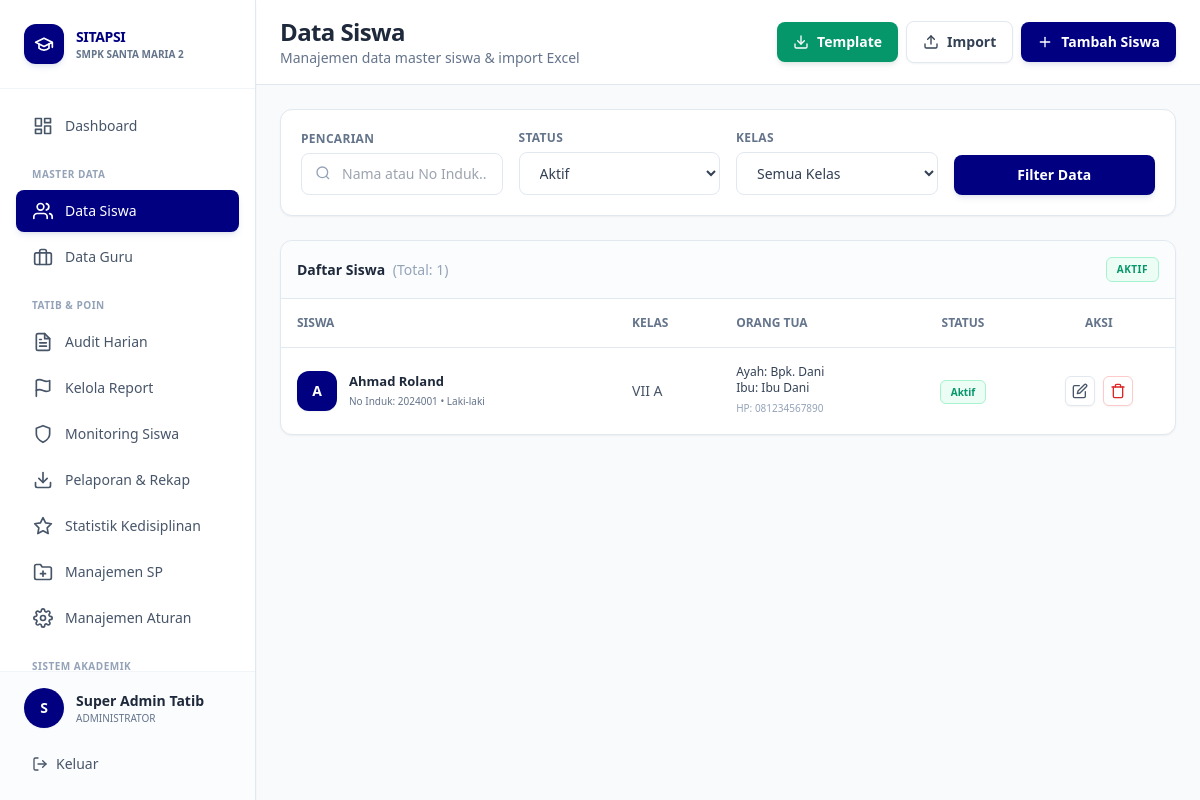
The app's page /views/admin/data_siswa.php (signed in) with its own data.
### tables this page shows
CREATE TABLE tb_anggota_kelas (
    id_anggota BIGINT AUTO_INCREMENT PRIMARY KEY,
    no_induk VARCHAR(50) NOT NULL, 
    id_kelas INT NOT NULL,
    id_tahun INT NOT NULL,
    
     
    poin_kelakuan INT DEFAULT 0,
    poin_kerajinan INT DEFAULT 0,
    poin_kerapian INT DEFAULT 0,
    
    total_poin_umum INT DEFAULT 0,  
    
     
    status_sp_kelakuan ENUM('Aman', 'SP1', 'SP2', 'SP3', 'Sanksi oleh Sekolah') DEFAULT 'Aman',
    status_sp_kerajinan ENUM('Aman', 'SP1', 'SP2', 'SP3', 'Sanksi oleh Sekolah') DEFAULT 'Aman',
    status_sp_kerapian ENUM('Aman', 'SP1', 'SP2', 'SP3', 'Sanksi oleh Sekolah') DEFAULT 'Aman',
    
     
    status_sp_terakhir ENUM('Aman', 'SP1', 'SP2', 'SP3', 'Sanksi oleh Sekolah') DEFAULT 'Aman',
    
     
    status_reward ENUM('None', 'Kandidat Reward Semester','Kandidat Sertifikat') DEFAULT 'None',
    
    FOREIGN KEY (no_induk) REFERENCES tb_siswa(no_induk) ON DELETE CASCADE,
    FOREIGN KEY (id_kelas) REFERENCES tb_kelas(id_kelas),
    FOREIGN KEY (id_tahun) REFERENCES tb_tahun_ajaran(id_tahun)
);

CREATE TABLE tb_siswa (
    no_induk VARCHAR(50) PRIMARY KEY,
    nama_siswa VARCHAR(100) NOT NULL,
    jenis_kelamin ENUM('L', 'P') NOT NULL,
    kota VARCHAR(100),
    tanggal_lahir DATE,
    alamat TEXT,
    nama_ayah VARCHAR(150),
    pekerjaan_ayah VARCHAR(100),
    nama_ibu VARCHAR(150),
    pekerjaan_ibu VARCHAR(100),
    no_hp_ortu VARCHAR(15),  
    id_ortu INT NULL,  
    status_aktif ENUM('Aktif', 'Lulus', 'Keluar', 'Dikeluarkan') DEFAULT 'Aktif'
);

CREATE TABLE tb_kelas (
    id_kelas INT AUTO_INCREMENT PRIMARY KEY,
    nama_kelas VARCHAR(10) NOT NULL,  
    tingkat INT NOT NULL  
);

### config/database.php (called while the page is built, shortened)
<?php
function getDBConnection() {
    static $pdo = null;
    if ($pdo === null) {
        try {
            $dsn = "mysql:host=" . DB_HOST . ";dbname=" . DB_NAME . ";charset=" . DB_CHARSET;
            $options = [
                PDO::ATTR_ERRMODE            => PDO::ERRMODE_EXCEPTION,
                PDO::ATTR_DEFAULT_FETCH_MODE => PDO::FETCH_ASSOC,
                PDO::ATTR_EMULATE_PREPARES   => false,
                PDO::MYSQL_ATTR_INIT_COMMAND => "SET NAMES " . DB_CHARSET
            ];
            $pdo = new PDO($dsn, DB_USER, DB_PASS, $options);
        } catch (PDOException $e) {
            error_log("Database Connection Error: " . $e->getMessage());
            die("Koneksi database gagal. Silakan hubungi administrator.");
        }
    }
    return $pdo;
}
function executeQuery($sql, $params = []) {
    $pdo = getDBConnection();
    $stmt = $pdo->prepare($sql);
    $stmt->execute($params);
    return $stmt;
}
function fetchOne($sql, $params = []) {
    $stmt = executeQuery($sql, $params);
    return $stmt->fetch();
}
function fetchAll($sql, $params = []) {
    $stmt = executeQuery($sql, $params);
    return $stmt->fetchAll();
}
?>

### views/admin/data_siswa.php (the view, shortened to what this page needs)
<?php
require_once '../../config/database.php';
$search = $_GET['search'] ?? '';
$filter_status = $_GET['status'] ?? 'Aktif';
$tahun_aktif = fetchOne("
    SELECT id_tahun FROM tb_tahun_ajaran WHERE status = 'Aktif' LIMIT 1
");
$sql = "
    SELECT
        s.no_induk,
        s.nama_siswa,
        s.jenis_kelamin,
        s.nama_ayah,
        s.nama_ibu,
        s.no_hp_ortu,
        s.status_aktif,
        k.nama_kelas,
        k.id_kelas,
        a.id_anggota
    FROM tb_siswa s
    LEFT JOIN tb_anggota_kelas a ON (
        a.no_induk = s.no_induk
        AND a.id_tahun = :id_tahun
        AND a.id_anggota = (
            SELECT MAX(a2.id_anggota)
            FROM tb_anggota_kelas a2
            WHERE a2.no_induk = s.no_induk
            AND a2.id_tahun = a.id_tahun
        )
    )
    LEFT JOIN tb_kelas k ON a.id_kelas = k.id_kelas
    WHERE s.status_aktif = :status
";
$params = [
    'id_tahun' => $tahun_aktif['id_tahun'],
    'status' => $filter_status
];
$sql .= " ORDER BY s.nama_siswa";
$siswa_list = fetchAll($sql, $params);
$btn_primary = "px-4 py-2.5 bg-[#000080] text-white text-sm font-semibold rounded-lg shadow-md shadow-blue-900/10 hover:bg-blue-900 transition-all flex items-center justify-center";
$btn_outline = "px-4 py-2.5 bg-white border border-[#E2E8F0] text-slate-700 text-sm font-semibold rounded-lg shadow-sm hover:bg-slate-50 transition-all flex items-center justify-center";
$btn_success = "px-4 py-2.5 bg-emerald-600 text-white text-sm font-semibold rounded-lg shadow-md shadow-emerald-900/10 hover:bg-emerald-700 transition-all flex items-center justify-center";
$input_class = "w-full px-4 py-2.5 border border-[#E2E8F0] rounded-lg focus:outline-none focus:ring-2 focus:ring-[#000080]/20 focus:border-[#000080] text-sm text-slate-700 bg-white transition-all";
$label_class = "block text-xs font-bold text-slate-500 mb-1.5 uppercase tracking-wide";
$card_class = "bg-white border border-[#E2E8F0] rounded-xl shadow-sm";
?>
<!DOCTYPE html>
<html lang="id">
<head>
    <script src="https://cdn.tailwindcss.com"></script>
</head>
<body class="bg-[#F8FAFC]">
<div class="flex h-screen overflow-hidden">
    <?php include '../../includes/sidebar_admin.php'; ?>
    <div class="flex-1 overflow-auto lg:ml-64">
        <div class="bg-white border-b border-[#E2E8F0] px-6 py-4 sticky top-0 z-30 flex flex-col sm:flex-row sm:justify-between sm:items-center gap-4">
            <div>
                <h1 class="text-2xl font-extrabold text-slate-800 tracking-tight">Data Siswa</h1>
                <p class="text-sm font-medium text-slate-500">Manajemen data master siswa & import Excel</p>
            </div>
            <div class="flex flex-wrap items-center gap-2">
                <button onclick="downloadTemplate()" class="<?= $btn_success ?>">
                    <svg class="w-4 h-4 mr-2" fill="none" stroke="currentColor" viewBox="0 0 24 24" stroke-width="2" stroke-linecap="round" stroke-linejoin="round"><path d="M21 15v4a2 2 0 0 1-2 2H5a2 2 0 0 1-2-2v-4"></path><polyline points="7 10 12 15 17 10"></polyline><line x1="12" y1="15" x2="12" y2="3"></line></svg>
                    Template
                </button>
                <button onclick="openModalImport()" class="<?= $btn_outline ?>">
                    <svg class="w-4 h-4 mr-2" fill="none" stroke="currentColor" viewBox="0 0 24 24" stroke-width="2" stroke-linecap="round" stroke-linejoin="round"><path d="M21 15v4a2 2 0 0 1-2 2H5a2 2 0 0 1-2-2v-4"></path><polyline points="17 8 12 3 7 8"></polyline><line x1="12" y1="3" x2="12" y2="15"></line></svg>
                    Import
                </button>
                <button onclick="openModalTambah()" class="<?= $btn_primary ?>">
                    <svg class="w-4 h-4 mr-2" fill="none" stroke="currentColor" viewBox="0 0 24 24" stroke-width="2" stroke-linecap="round" stroke-linejoin="round"><line x1="12" y1="5" x2="12" y2="19"></line><line x1="5" y1="12" x2="19" y2="12"></line></svg>
                    Tambah Siswa
                </button>
            </div>
        </div>
        <div class="p-6 space-y-6 max-w-7xl mx-auto">
            <div class="<?= $card_class ?> p-5">
                <form method="GET" class="grid grid-cols-1 md:grid-cols-4 gap-4 items-end">
                    <div>
                        <label class="<?= $label_class ?>">Pencarian</label>
                        <div class="relative">
                            <input type="text" name="search" value="<?= htmlspecialchars($search) ?>" placeholder="Nama atau No Induk..." class="<?= $input_class ?> pl-10">
                            <svg class="w-4 h-4 text-slate-400 absolute left-3.5 top-3" fill="none" stroke="currentColor" viewBox="0 0 24 24" stroke-width="2"><circle cx="11" cy="11" r="8"></circle><line x1="21" y1="21" x2="16.65" y2="16.65"></line></svg>
                        </div>
                    </div>
                    <div>
                        <label class="<?= $label_class ?>">Status</label>
                        <select name="status" class="<?= $input_class ?>">
                            <option value="Aktif" <?= $filter_status === 'Aktif' ? 'selected' : '' ?>>Aktif</option>
                        </select>
                    </div>
                    <div>
                        <label class="<?= $label_class ?>">Kelas</label>
                        <select name="kelas" class="<?= $input_class ?>">
                            <option value="all">Semua Kelas</option>
                        </select>
                    </div>
                    <div>
                        <button type="submit" class="<?= $btn_primary ?> w-full">Filter Data</button>
                    </div>
                </form>
            </div>
            <div class="<?= $card_class ?> overflow-hidden">
                <div class="p-4 border-b border-[#E2E8F0] bg-slate-50/50 flex justify-between items-center">
                    <span class="font-bold text-slate-800 text-sm">Daftar Siswa <span class="text-slate-400 font-medium ml-1">(Total: <?= count($siswa_list) ?>)</span></span>
                    <span class="px-2.5 py-1 rounded-md text-[10px] font-bold uppercase tracking-wider
                        <?= $filter_status === 'Aktif' ? 'bg-emerald-50 text-emerald-600 border border-emerald-200' : 'bg-slate-100 text-slate-600 border border-slate-200' ?>">
                        <?= $filter_status ?>
                    </span>
                </div>
                <div class="overflow-x-auto">
                    <table class="w-full text-left text-sm whitespace-nowrap">
                        <thead class="bg-white text-xs text-slate-500 uppercase border-b border-[#E2E8F0]">
                            <tr>
                                <th class="p-4 font-bold">Siswa</th>
                                <th class="p-4 font-bold">Kelas</th>
                                <th class="p-4 font-bold">Orang Tua</th>
                                <th class="p-4 font-bold text-center">Status</th>
                                <th class="p-4 font-bold text-center">Aksi</th>
                            </tr>
                        </thead>
                        <tbody class="divide-y divide-[#E2E8F0]">
                            <?php if(empty($siswa_list)): ?>
                            <tr>
                                <td colspan="5" class="p-8 text-center text-slate-400 text-sm font-medium">Tidak ada data siswa ditemukan</td>
                            </tr>
                            <?php else: ?>
                            <?php foreach($siswa_list as $siswa): ?>
                            <tr class="hover:bg-slate-50/50 transition-colors">
                                <td class="p-4">
                                    <div class="flex items-center space-x-3">
                                        <div class="w-10 h-10 bg-[#000080] rounded-xl flex items-center justify-center overflow-hidden flex-shrink-0 shadow-sm">
                                            <span class="text-white font-bold text-sm"><?= strtoupper(substr($siswa['nama_siswa'], 0, 1)) ?></span>
                                        </div>
                                        <div>
                                            <p class="font-bold text-slate-800 text-[13px]"><?= htmlspecialchars($siswa['nama_siswa']) ?></p>
                                            <p class="text-[10px] font-medium text-slate-500">No Induk: <?= htmlspecialchars($siswa['no_induk']) ?> • <?= $siswa['jenis_kelamin'] === 'L' ? 'Laki-laki' : 'Perempuan' ?></p>
                                        </div>
                                    </div>
                                </td>
                                <td class="p-4 text-slate-600 font-medium">
                                    <?= $siswa['nama_kelas'] ? htmlspecialchars($siswa['nama_kelas']) : '<span class="text-slate-400">-</span>' ?>
                                </td>
                                <td class="p-4">
                                    <p class="font-medium text-slate-700 text-xs">Ayah: <?= htmlspecialchars($siswa['nama_ayah'] ?? '-') ?></p>
                                    <p class="font-medium text-slate-700 text-xs">Ibu: <?= htmlspecialchars($siswa['nama_ibu'] ?? '-') ?></p>
                                    <p class="text-[10px] text-slate-400 mt-0.5">HP: <?= htmlspecialchars($siswa['no_hp_ortu'] ?? '-') ?></p>
                                </td>
                                <td class="p-4 text-center">
                                    <span class="px-2.5 py-1 rounded-md text-[10px] font-bold
                                        <?= $siswa['status_aktif'] === 'Aktif' ? 'bg-emerald-50 text-emerald-600 border border-emerald-200' : 'bg-slate-100 text-slate-600 border border-slate-200' ?>">
                                        <?= $siswa['status_aktif'] ?>
                                    </span>
                                </td>
                                <td class="p-4 text-center">
                                    <?php
                                        $edit_data = json_encode([
                                            "no_induk" => $siswa["no_induk"],
                                            "id_anggota" => $siswa["id_anggota"],
                                            "nama_siswa" => $siswa["nama_siswa"],
                                            "jenis_kelamin" => $siswa["jenis_kelamin"],
                                            "status_aktif" => $siswa["status_aktif"],
                                            "nama_ayah" => $siswa["nama_ayah"] ?? "",
                                            "nama_ibu" => $siswa["nama_ibu"] ?? "",
                                            "no_hp_ortu" => $siswa["no_hp_ortu"] ?? "",
                                            "id_kelas" => $siswa["id_kelas"]
                                        ]);
                                        $safe_edit_data = htmlspecialchars($edit_data, ENT_QUOTES, 'UTF-8');
                                        $safe_js_id = htmlspecialchars(json_encode($siswa['no_induk']), ENT_QUOTES, 'UTF-8');
                                        $safe_js_nama = htmlspecialchars(json_encode($siswa['nama_siswa']), ENT_QUOTES, 'UTF-8');
                                    ?>
                                    <div class="flex items-center justify-center space-x-2">
                                        <button onclick="editSiswa(<?= $safe_edit_data ?>)"
                                                class="p-1.5 bg-white border border-[#E2E8F0] text-slate-600 rounded-md hover:bg-slate-50 transition-colors shadow-sm" title="Edit">
                                            <svg class="w-4 h-4" fill="none" stroke="currentColor" viewBox="0 0 24 24" stroke-width="2" stroke-linecap="round" stroke-linejoin="round"><path d="M11 4H4a2 2 0 0 0-2 2v14a2 2 0 0 0 2 2h14a2 2 0 0 0 2-2v-7"></path><path d="M18.5 2.5a2.121 2.121 0 0 1 3 3L12 15l-4 1 1-4 9.5-9.5z"></path></svg>
                                        </button>
                                        <button onclick="hapusSiswa(<?= $safe_js_id ?>, <?= $safe_js_nama ?>)"
                                                class="p-1.5 bg-white border border-red-200 text-red-600 rounded-md hover:bg-red-50 transition-colors shadow-sm" title="Hapus">
                                            <svg class="w-4 h-4" fill="none" stroke="currentColor" viewBox="0 0 24 24" stroke-width="2" stroke-linecap="round" stroke-linejoin="round"><path d="M3 6h18"></path><path d="M19 6v14a2 2 0 0 1-2 2H7a2 2 0 0 1-2-2V6m3 0V4a2 2 0 0 1 2-2h4a2 2 0 0 1 2 2v2"></path></svg>
                                        </button>
                                    </div>
                                </td>
                            </tr>
                            <?php endforeach; ?>
                            <?php endif; ?>
                        </tbody>
                    </table>
                </div>
            </div>
        </div>
    </div>
</div>
</body>
</html>

### records on screen
tb_anggota_kelas: no_induk.nama_siswa "A", no_induk.nama_siswa "Ahmad Roland", no_induk.no_induk "2024001", id_kelas.nama_kelas "VII A", no_induk.nama_ayah "Bpk. Dani", no_induk.nama_ibu "Ibu Dani", no_induk.no_hp_ortu "081234567890", no_induk.status_aktif "Aktif"

### other values on screen
$initial "S"
$user_name "Super Admin Tatib"
count($siswa_list) "1"
$filter_status "AKTIF"
